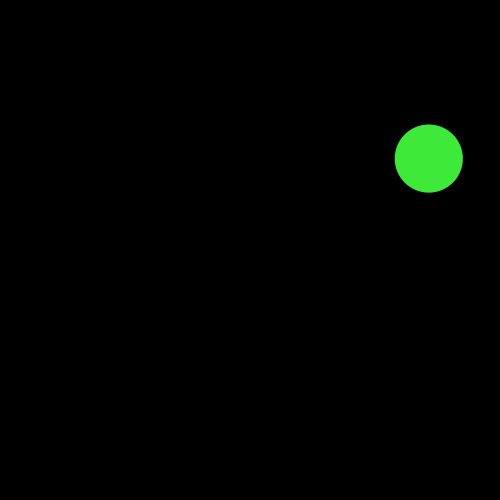
Frame 1 (no input)
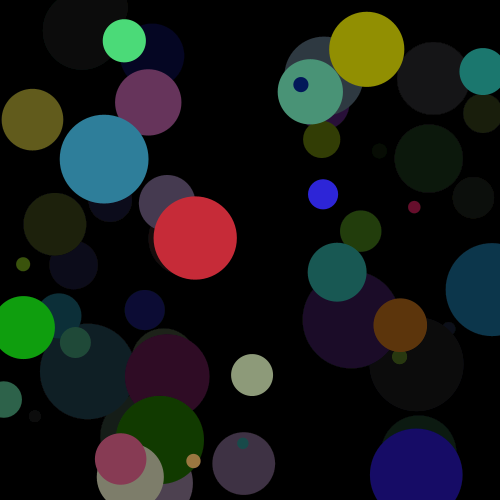
Frame 60 (the mouse pressed at the canvas centre just before this capture)
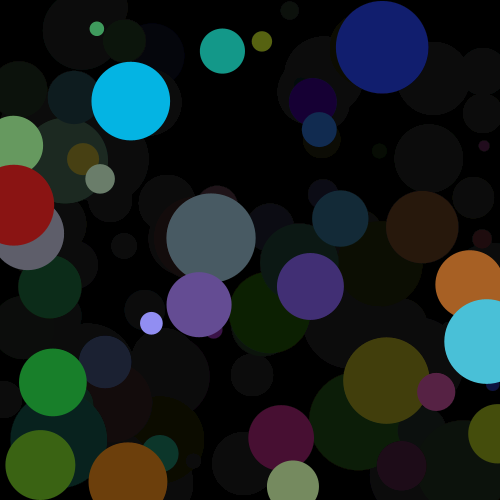
Frame 120 (the mouse held since frame 60 and released just before this capture)

The Processing sketch that drew these frames (run headless with seeded random() and noise(); from frame 60 on, the mouse is pressed at the canvas centre):

// Processing sketch: sketch_06_variables
// ── sketch_06_variables.pde
/*
Una variable es un tipo de dato de un formato específico que guarda información en el
Por ejemplo, si quisiésemos que los círculos que aparecen en el canvas sean de distinto tamaño, si escribimos:
ellipse(random(width), random(height), random(10, 100), random(10, 100));
obtendríamos la mayor parte del tiempo elipses, ya que por la aleatoriedad las posibilidades de que el ancho y el alto coincidan son mínimas

Para eso, debemos crear una variable donde guardamos ese número aleatorio y lo aplicamos al ancho y al alto de la figura
Para programas más complejos, se recomienda el uso de variables ya que por ejemplo, tenemos un valor que se repite o se utiliza en 
varios lugares, podemos hacer cambios y localizar esos datos de manera más ágil

*/

/*
Las variables deben ser creadas e inicializadas siempre, indicando su tipo

int = número entero
float = número decimal
String = cadena de texto
boolean = booleano, sólo puede ser verdadero o falso

int myInteger = 8;
float myFloat = 8.5;
bool myBoolean = true;
string myString = “This is a text”;
*/

float tamanho;

void setup(){
  size(500, 500);
  background(0);
}


void draw(){
  //cada frame, nuestra variable tamanho se recalcula
  tamanho = random(10, 100);
  //usando println(), podemos ver en la consola inferior el valor de la variable
  println(tamanho);
  
  noStroke();
  fill(random(255), random(255), random(255));
  //lo aplicamos al tamaño de nuestro circulo, tanto al ancho como al alto
  ellipse(random(width), random(height), tamanho, tamanho);
  
  fill(0, 10);
  rect(0, 0, width, height);
}
